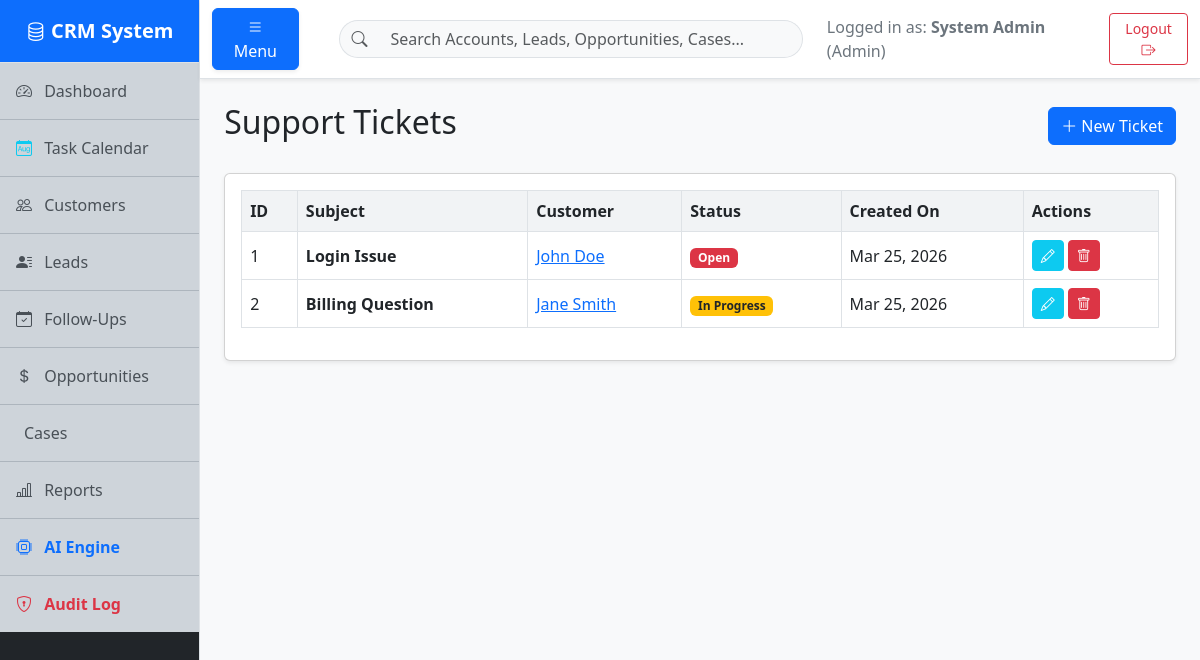
Screenshot of /pages/tickets.php (signed in) with the database file from the repository.
### tables this page shows
CREATE TABLE IF NOT EXISTS SupportTickets (
    id INT AUTO_INCREMENT PRIMARY KEY,
    customer_id INT NOT NULL,
    subject VARCHAR(150) NOT NULL,
    description TEXT NOT NULL,
    status ENUM('Open', 'In Progress', 'Resolved', 'Closed') DEFAULT 'Open',
    created_at TIMESTAMP DEFAULT CURRENT_TIMESTAMP,
    FOREIGN KEY (customer_id) REFERENCES Customers(id) ON DELETE CASCADE
);

CREATE TABLE IF NOT EXISTS Customers (
    id INT AUTO_INCREMENT PRIMARY KEY,
    first_name VARCHAR(50) NOT NULL,
    last_name VARCHAR(50) NOT NULL,
    email VARCHAR(100) NOT NULL UNIQUE,
    phone VARCHAR(20) NOT NULL,
    address TEXT,
    created_at TIMESTAMP DEFAULT CURRENT_TIMESTAMP
);

### pages/tickets.php (the view, shortened to what this page needs)
<?php
require '../config/db.php';
include '../includes/header.php';
$customer_id = $_GET['customer_id'] ?? 0;
try {
    if ($customer_id) {
        $stmt = $pdo->prepare("CALL get_customer_tickets(?)");
        $stmt->execute([$customer_id]);
        $tickets = $stmt->fetchAll();
        $stmt->closeCursor();
        $cStmt = $pdo->prepare("SELECT first_name, last_name FROM Customers WHERE id = ?");
        $cStmt->execute([$customer_id]);
        $cust = $cStmt->fetch();
        $cust_name = $cust ? $cust['first_name'] . ' ' . $cust['last_name'] : '';
    } else {
        $stmt = $pdo->query("SELECT t.*, c.first_name, c.last_name FROM SupportTickets t JOIN Customers c ON t.customer_id = c.id ORDER BY t.created_at DESC");
        $tickets = $stmt->fetchAll();
    }
} catch(PDOException $e) {
    echo "<div class='alert alert-danger'>Error: " . $e->getMessage() . "</div>";
    $tickets = [];
}
?>
<div class="d-flex justify-content-between align-items-center mb-4">
    <h2>Support Tickets <?= $customer_id ? 'for ' . htmlspecialchars($cust_name ?? '') : '' ?></h2>
    <div>
        <?php if($customer_id): ?>
            <a href="customers.php" class="btn btn-secondary me-2"><i class="bi bi-arrow-left"></i> Back to Customers</a>
            <a href="ticket_add.php?customer_id=<?= htmlspecialchars($customer_id) ?>" class="btn btn-primary"><i class="bi bi-plus-lg"></i> New Ticket</a>
        <?php else: ?>
            <a href="ticket_add.php" class="btn btn-primary"><i class="bi bi-plus-lg"></i> New Ticket</a>
        <?php endif; ?>
    </div>
</div>
<div class="card shadow-sm mb-4">
    <div class="card-body">
        <div class="table-responsive">
            <table class="table table-bordered table-hover align-middle">
                <thead>
                    <tr>
                        <th>ID</th>
                        <th>Subject</th>
                        <?php if(!$customer_id): ?><th>Customer</th><?php endif; ?>
                        <th>Status</th>
                        <th>Created On</th>
                        <th>Actions</th>
                    </tr>
                </thead>
                <tbody>
                    <?php if ($tickets): ?>
                        <?php foreach($tickets as $t): ?>
                        <tr>
                            <td><?= $t['id'] ?></td>
                            <td class="fw-bold"><?= htmlspecialchars($t['subject']) ?></td>
                            <?php if(!$customer_id): ?>
                                <td><a href="customers.php"><?= htmlspecialchars($t['first_name'] . ' ' . $t['last_name']) ?></a></td>
                            <?php endif; ?>
                            <td>
                                <?php
                                $badge = 'secondary';
                                if($t['status'] == 'Open') $badge = 'danger';
                                if($t['status'] == 'In Progress') $badge = 'warning text-dark';
                                ?>
                                <span class="badge bg-<?= $badge ?>"><?= $t['status'] ?></span>
                            </td>
                            <td><?= date('M d, Y', strtotime($t['created_at'])) ?></td>
                            <td>
                                <a href="ticket_edit.php?id=<?= $t['id'] ?>" class="btn btn-sm btn-info text-white" title="Edit"><i class="bi bi-pencil"></i></a>
                                <a href="ticket_delete.php?id=<?= $t['id'] ?>" class="btn btn-sm btn-danger" title="Delete" onclick="return confirm('Delete this ticket?')"><i class="bi bi-trash"></i></a>
                            </td>
                        </tr>
                        <?php endforeach; ?>
                    <?php else: ?>
                        <tr><td colspan="6" class="text-center text-muted">No tickets found.</td></tr>
                    <?php endif; ?>
                </tbody>
            </table>
        </div>
    </div>
</div>
<?php include '../includes/footer.php'; ?>

### includes/header.php (shortened to what this page needs)
<?php
function base_url($path = '') {
    $current_dir = basename(dirname($_SERVER['PHP_SELF']));
    $base = ($current_dir === 'pages') ? '../' : './';
    return $base . $path;
}
?>
<!DOCTYPE html>
<html lang="en">
<head>
    <link href="https://cdn.jsdelivr.net/npm/bootstrap@5.3.0/dist/css/bootstrap.min.css" rel="stylesheet">
    <link href="https://cdn.jsdelivr.net/npm/bootstrap-icons@1.10.5/font/bootstrap-icons.css" rel="stylesheet">
    <link rel="stylesheet" href="<?= base_url('css/style.css') ?>">
</head>
<body class="bg-light">
<div class="d-flex" id="wrapper">
    <?php if (isset($_SESSION['user_id'])): ?>
        <?php include 'sidebar.php'; ?>
    <?php endif; ?>
    <div id="page-content-wrapper" class="w-100">
        <?php if (isset($_SESSION['user_id'])): ?>
        <nav class="navbar navbar-expand-lg navbar-light bg-white border-bottom shadow-sm">
            <div class="container-fluid">
                <button class="btn btn-primary me-3 shadow-sm" id="sidebarToggle"><i class="bi bi-list"></i> Menu</button>
                <form action="<?= base_url('pages/search.php') ?>" method="GET" class="d-none d-md-flex w-50 mx-4">
                    <div class="input-group">
                        <span class="input-group-text bg-light border-end-0 text-muted rounded-start-pill"><i class="bi bi-search"></i></span>
                        <input class="form-control bg-light border-start-0 shadow-none rounded-end-pill" type="search" name="q" placeholder="Search Accounts, Leads, Opportunities, Cases..." required>
                    </div>
                </form>
                <div class="ms-auto d-flex align-items-center">
                    <span class="me-3 text-secondary">Logged in as: <strong><?= htmlspecialchars($_SESSION['user_name']) ?></strong> (<?= htmlspecialchars($_SESSION['user_role']) ?>)</span>
                    <a href="<?= base_url('logout.php') ?>" class="btn btn-outline-danger btn-sm">Logout <i class="bi bi-box-arrow-right"></i></a>
                </div>
            </div>
        </nav>
        <?php endif; ?>
        <div class="container-fluid p-4">

### includes/sidebar.php (shortened to what this page needs)
<div class="border-end bg-dark text-white" id="sidebar-wrapper">
    <div class="sidebar-heading border-bottom bg-primary text-white text-center py-3 fs-5 fw-bold">
        <i class="bi bi-database"></i> CRM System
    </div>
    <div class="list-group list-group-flush">
        <a class="list-group-item list-group-item-action list-group-item-dark p-3" href="<?= base_url('dashboard.php') ?>">
            <i class="bi bi-speedometer2 me-2"></i> Dashboard
        </a>
        <a class="list-group-item list-group-item-action list-group-item-dark p-3" href="<?= base_url('pages/calendar.php') ?>">
            <i class="bi bi-calendar-month me-2 text-info"></i> Task Calendar
        </a>
        <a class="list-group-item list-group-item-action list-group-item-dark p-3" href="<?= base_url('pages/customers.php') ?>">
            <i class="bi bi-people me-2"></i> Customers
        </a>
        <a class="list-group-item list-group-item-action list-group-item-dark p-3" href="<?= base_url('pages/leads.php') ?>">
            <i class="bi bi-person-lines-fill me-2"></i> Leads
        </a>
        <a class="list-group-item list-group-item-action list-group-item-dark p-3" href="<?= base_url('pages/followups.php') ?>">
            <i class="bi bi-calendar-check me-2"></i> Follow-Ups
        </a>
        <a class="list-group-item list-group-item-action list-group-item-dark p-3" href="<?= base_url('pages/deals.php') ?>">
            <i class="bi bi-currency-dollar me-2"></i> Opportunities
        </a>
        <a class="list-group-item list-group-item-action list-group-item-dark p-3" href="<?= base_url('pages/tickets.php') ?>">
            <i class="bi bi-case me-2"></i> Cases
        </a>
        <?php if(isset($_SESSION['user_role']) && $_SESSION['user_role'] === 'Admin'): ?>
        <a class="list-group-item list-group-item-action list-group-item-dark p-3" href="<?= base_url('pages/reports.php') ?>">
            <i class="bi bi-bar-chart-line me-2"></i> Reports
        </a>
        <a class="list-group-item list-group-item-action list-group-item-dark p-3 text-primary fw-bold" href="<?= base_url('pages/ai_deduplication.php') ?>">
            <i class="bi bi-cpu me-2"></i> AI Engine
        </a>
        <a class="list-group-item list-group-item-action list-group-item-dark p-3 text-danger fw-bold" href="<?= base_url('pages/audit_log.php') ?>">
            <i class="bi bi-shield-lock me-2"></i> Audit Log
        </a>
        <?php endif; ?>
    </div>
</div>

### includes/footer.php (shortened to what this page needs)
        </div>
    </div>
</div>
</body>
</html>

### css/style.css (style rules this page uses)
body { background-color: #f8f9fc; }
#wrapper { overflow-x: hidden; }
#sidebar-wrapper { min-height: 100vh; margin-left: -15rem; transition: margin .25s ease-out; width: 15rem; }
#sidebar-wrapper .sidebar-heading { padding: 1rem 1.25rem; font-size: 1.25rem; }
#page-content-wrapper { min-width: 100vw; }
@media (min-width: 768px) { #sidebar-wrapper { margin-left: 0; } }
@media (min-width: 768px) { #page-content-wrapper { min-width: 0; width: 100%; } }
.table th { background-color: #f1f3f5; }

### rows the page displays
supporttickets: id "1", subject "Login Issue", customer.last_name "John Doe", status "Open", created_at "Mar 25, 2026"
supporttickets: id "2", subject "Billing Question", customer.last_name "Jane Smith", status "In Progress", created_at "Mar 25, 2026"

### other values shown
$_SESSION['user_name'] "System Admin"
$_SESSION['user_role'] "Admin"
